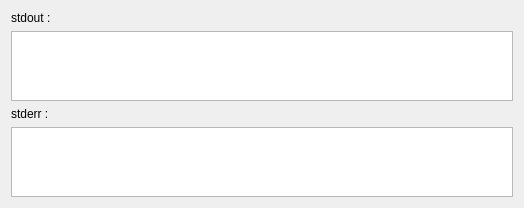
<?xml version="1.0" encoding="UTF-8"?>
<ui version="4.0">
 <class>CustomProcessDialog</class>
 <widget class="QDialog" name="CustomProcessDialog">
  <property name="geometry">
   <rect>
    <x>0</x>
    <y>0</y>
    <width>524</width>
    <height>204</height>
   </rect>
  </property>
  <property name="windowTitle">
   <string>Dialog</string>
  </property>
  <layout class="QVBoxLayout" name="verticalLayout">
   <item>
    <widget class="QLabel" name="label">
     <property name="text">
      <string>stdout : </string>
     </property>
    </widget>
   </item>
   <item>
    <widget class="QPlainTextEdit" name="stdoutEdit"/>
   </item>
   <item>
    <widget class="QLabel" name="label_2">
     <property name="text">
      <string>stderr : </string>
     </property>
    </widget>
   </item>
   <item>
    <widget class="QPlainTextEdit" name="stderrEdit"/>
   </item>
  </layout>
 </widget>
 <resources/>
 <connections/>
</ui>
